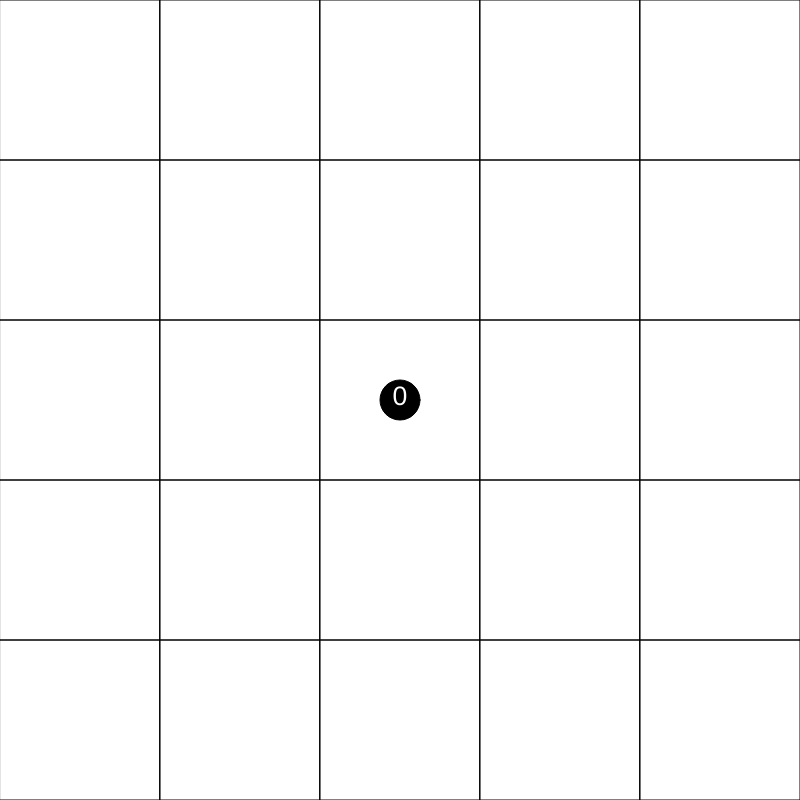
Frame 1 (no input)
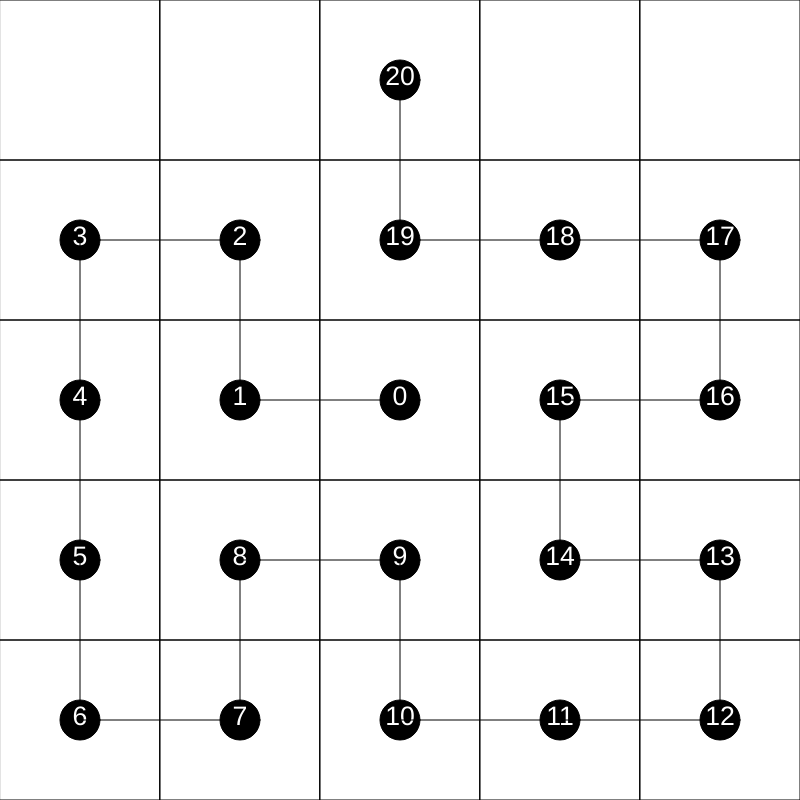
Frame 60 (no input)
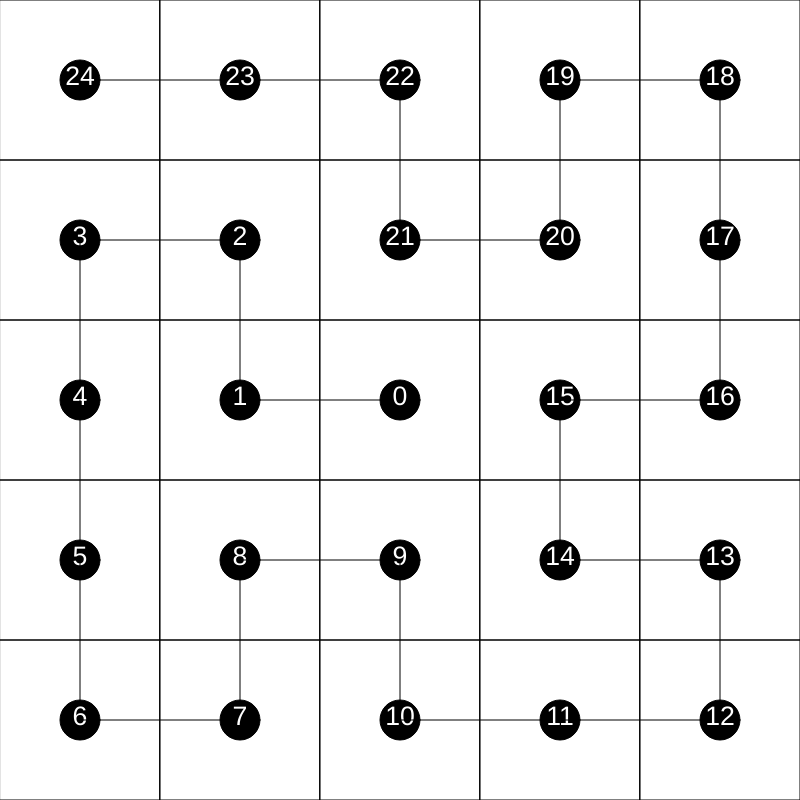
Frame 120 (the mouse pressed at the canvas centre since frame 60)

The p5.js sketch that drew these frames (run headless with seeded random() and noise() and a simulated clock; from frame 60 on, the mouse is pressed at the canvas centre):

// p5.js sketch
// ── sketch.js
var grid;
var depth;
var restart;
var xslider;
var yslider;
var xtext;
var ytext;
var fpsSlider;
var fps;


function setup() {
  createCanvas(800, 800);

  addElements();

  var dimension = createVector(xslider.value(), yslider.value());
  grid = new Grid(dimension.x, dimension.y);
}

function draw() {
  grid.show();
}

function addElements() {
  if (depth != null) {
    depth.remove();
  }
  depth = createP();
  depth.position(40, height);
  depth.style('font-size', '32px');

  if (restart == null) {
    restart = createButton("Restart", "hello");
    restart.position(520, height + 40);
    restart.mousePressed(() => {
      if (mouseButton == LEFT) {
        setup();
      }
    });
  }
  if (xtext == null) {
    xtext = createP("width: 5");
    xtext.position(240, height + 30);
  }
  if (ytext == null) {
    ytext = createP("height: 5");
    ytext.position(240, height + 70);
  }
  if (xslider == null) {
    xslider = createSlider(2, 16, 5, 1);
    xslider.position(300, height + 40);
    xslider.input(() => {
      xtext.html(`width: ${xslider.value()}`);
      setup();
    });
  }
  if (yslider == null) {
    yslider = createSlider(2, 16, 5, 1);
    yslider.position(300, height + 80);
    yslider.input(() => {
      ytext.html(`height: ${yslider.value()}`);
      setup();
    });
  }

  if (fpsSlider == null) {
    fpsSlider = createSlider(1, 60, 60, 1);
    fpsSlider.position(520, height + 80);
    fpsSlider.input(() => {
      fps.html(`speed: ${fpsSlider.value()}`);
      frameRate(fpsSlider.value());
    });
  }
  if (fps == null) {
    fps = createP(fpsSlider.value());
    fps.position(460, height + 70);
  }
  
}
// ── Grid.js
class Grid {
  constructor(x, y) {
    this.x = x;
    this.y = y;
    this.max = x * y - 1;
    this.grid = [];
    this.point = null;
    this.initGrid();
  }
  
  initGrid() {
    for (var i = 0; i < this.x; i++) {
      this.grid.push([]);
      for (var j = 0; j < this.y; j++) {
        this.grid[i].push(null);
      }
    }
    var x = floor(this.x / 2);
    var y = floor(this.y / 2);
    this.count = 0;
    this.point = new Point(x, y, null, this.count);
    this.grid[x][y] = this.point;
  }

  next() {
    var dir, x, y;
    do {
      dir = this.point.getDirection();
      if (dir == null) {
        this.grid[this.point.x][this.point.y] = null;
        this.point = this.point.prev;
        this.point.next == null;
        this.count -= 1;
        this.next();
        return;
      }
      x = this.point.x + dir.x;
      y = this.point.y + dir.y;
    } while (!this.inBounds(x,y) || this.grid[x][y] != null || !this.checkVisibility(x, y));
    this.count += 1;
    this.point = new Point(x, y, this.point, this.count);
    this.grid[x][y] = this.point;
  }

  inBounds(x, y) {
    return x >= 0 && x < this.x && y >= 0 && y < this.y;
  }

  // BFS the graph from this vertex and verify it can reach all other non visited vertex
  checkVisibility(x ,y) {
    var depth = this.bfs(x,y) + this.point.depth;
    for (var i = 0; i < this.x; i++) {
      for (var j = 0; j < this.y; j++) {
        if (this.grid[i][j] == true) {
          this.grid[i][j] = null;
        }
      }
    }
    return depth == this.max;
  }

  bfs(x, y) {
    var directions = [up, down, left, right];
    var found = 0;
    if (!this.inBounds(x,y) || this.grid[x][y] instanceof Point || this.grid[x][y] == true) {
      return 0;
    } else {
      this.grid[x][y] = true;
      found++;
    }
    for (var direction of directions) {
      found += this.bfs(x + direction.x, y + direction.y);
    }
    return found;
  }

  show() {
    background("white");
    var size = min(width / this.x, height / this.y)
    for (var i = 0; i < this.x; i++) {
      for (var j = 0; j < this.y; j++) {
        noFill();
        stroke("black");
        square(i*size, j*size, size);
        if (this.grid[i][j] != null) {
          this.grid[i][j].show(size);
        }
      }
    }

    if (this.point.getDepth == this.max) {
      depth.html(`Depth: ${this.point.getDepth}/${this.max}`);
      return;
    }
    this.next();
    depth.html(`Depth: ${this.point.getDepth}/${this.max}`);
  }
}
// ── Point.js
const up = {x: 0, y: -1};
const down = {x: 0, y: 1};
const left = {x: -1, y: 0};
const right = {x: 1, y: 0};

class Point {
  constructor(i, j, previous, depth) {
    this.i = i;
    this.j = j;
    this.parent = previous;
    this.child = null;
    this.directions = [up, down, left, right];
    this.depth = depth;
  }
    
  show(size) {
    fill("black");
    var x = (this.i+0.5) * size;
    var y = (this.j+0.5) * size;
    ellipse(x, y, size / 4);
    if (this.parent != null) {
      var dx = (this.parent.x+0.5)*size;
      var dy = (this.parent.y+0.5)*size;
      line(x, y, dx, dy);
    }
    fill("white");
    textSize(size / 6);
    textAlign(CENTER);
    text(this.depth.toString(), x, y + size/32);
  }

  get x() {
    return this.i;
  }

  get y() {
    return this.j;
  }

  get prev() {
    return this.parent;
  }

  set next(child) {
    this.child = child;
  }

  get getDepth() {
    return this.depth;
  }

  getDirection() {
    if (this.directions.length == 0) {
      return null;
    }
    return this.directions.splice(floor(random(this.directions.length)), 1)[0];
  }
}
// ── UI.js
var depth;
var restart;
var xslider;
var yslider;
var xtext;
var ytext;
var fpsSlider;
var fps;

function addElements() {
    if (depth != null) {
      depth.remove();
    }
    depth = createP();
    depth.position(40, height);
    depth.style('font-size', '32px');
  
    if (restart == null) {
      restart = createButton("Restart");
      restart.position(520, height + 40);
      restart.mousePressed(() => {
        if (mouseButton == LEFT) {
          setup();
        }
      });
    }
    if (xtext == null) {
      xtext = createP("width: 5");
      xtext.position(240, height + 30);
    }
    if (ytext == null) {
      ytext = createP("height: 5");
      ytext.position(240, height + 70);
    }
    if (xslider == null) {
      xslider = createSlider(2, 16, 5, 1);
      xslider.position(300, height + 40);
      xslider.input(() => {
        xtext.html(`width: ${xslider.value()}`);
        setup();
      });
    }
    if (yslider == null) {
      yslider = createSlider(2, 16, 5, 1);
      yslider.position(300, height + 80);
      yslider.input(() => {
        ytext.html(`height: ${yslider.value()}`);
        setup();
      });
    }
  
    if (fps == null) {
      fps = createP("speed: 1");
      fps.position(460, height + 70);
    }
    if (fpsSlider == null) {
      fpsSlider = createSlider(1, 60, 1, 1);
      fpsSlider.position(520, height + 80);
      fpsSlider.input(() => {
        fps.html(`speed: ${fpsSlider.value()}`);
        frameRate(max(fpsSlider.value(), 1));
      });
    }
    
  }
